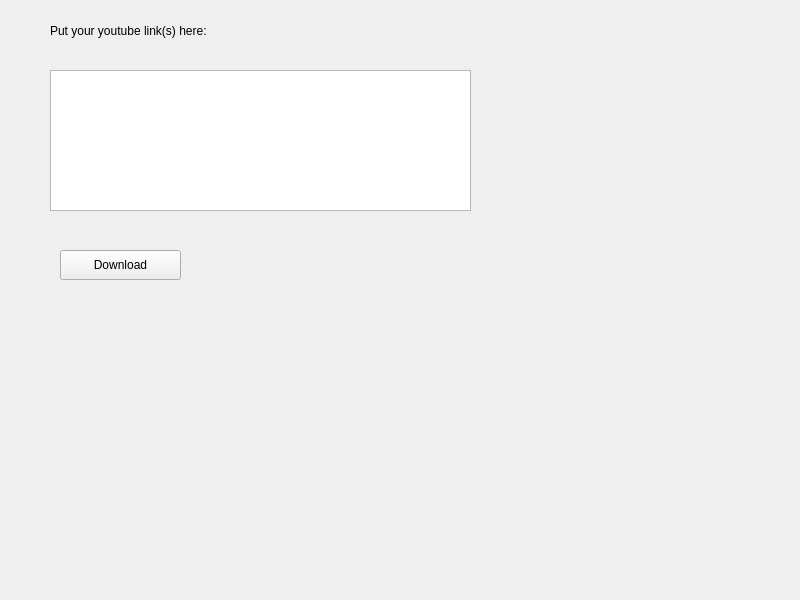
<?xml version="1.0" encoding="UTF-8"?>
<ui version="4.0">
 <class>YouTubeDownloader</class>
 <widget class="QWidget" name="YouTubeDownloader">
  <property name="geometry">
   <rect>
    <x>0</x>
    <y>0</y>
    <width>800</width>
    <height>600</height>
   </rect>
  </property>
  <property name="windowTitle">
   <string>YouTubeDownloader</string>
  </property>
  <widget class="QTextEdit" name="textEdit">
   <property name="geometry">
    <rect>
     <x>50</x>
     <y>70</y>
     <width>421</width>
     <height>141</height>
    </rect>
   </property>
  </widget>
  <widget class="QLabel" name="label">
   <property name="geometry">
    <rect>
     <x>50</x>
     <y>20</y>
     <width>261</width>
     <height>22</height>
    </rect>
   </property>
   <property name="text">
    <string>Put your youtube link(s) here:</string>
   </property>
  </widget>
  <widget class="QPushButton" name="pushButton">
   <property name="geometry">
    <rect>
     <x>60</x>
     <y>250</y>
     <width>121</width>
     <height>30</height>
    </rect>
   </property>
   <property name="text">
    <string>Download</string>
   </property>
  </widget>
 </widget>
 <resources/>
 <connections/>
</ui>
